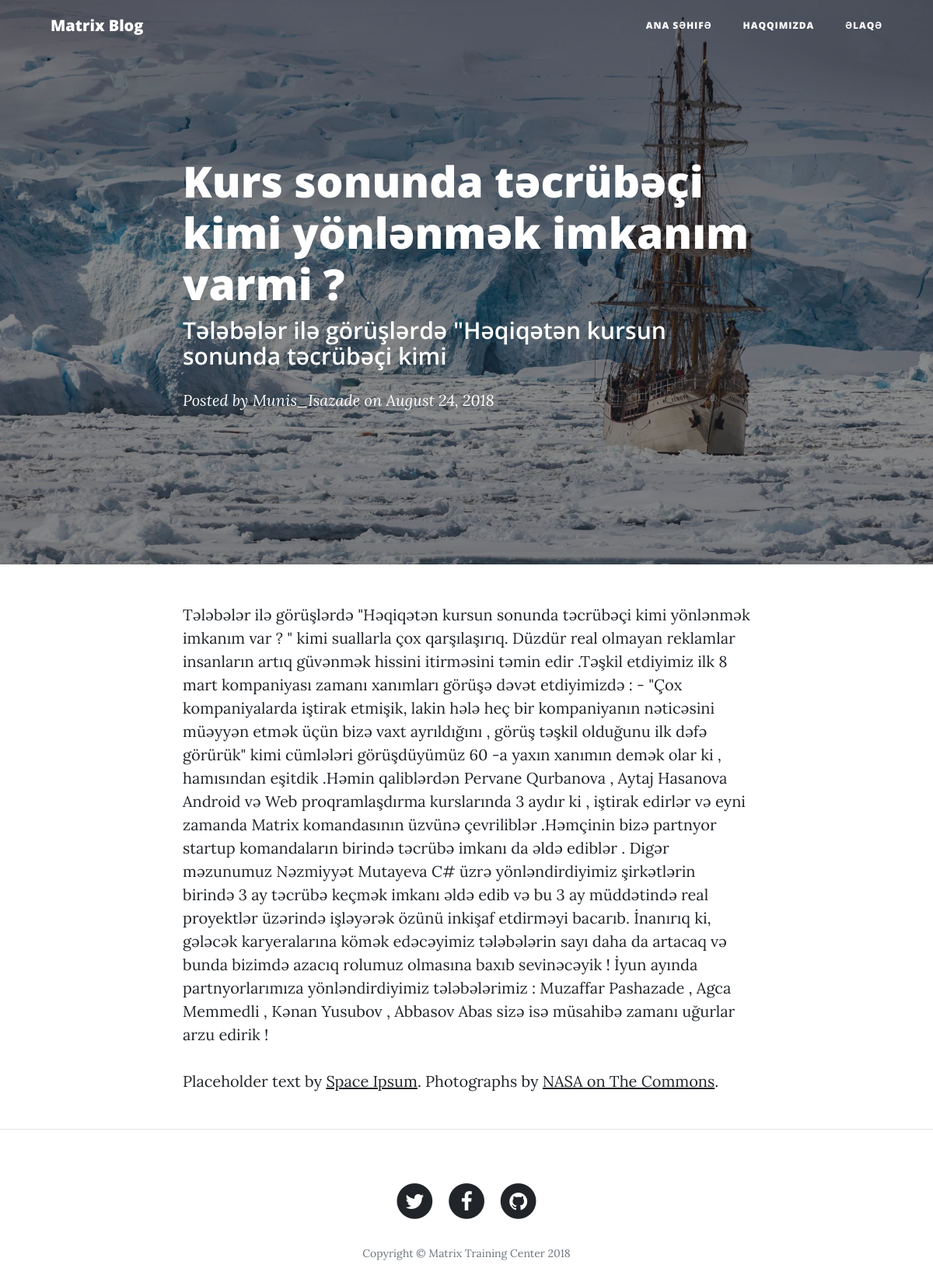
/post/5/, run on the app's committed database.
### matrix_app/models.py (models this page shows, shortened)
class Menu(models.Model):
    name = models.CharField(max_length=50)
    url = models.URLField(null=True)
    order = models.IntegerField(default=0)
    class Meta:
        verbose_name = "Menyu"
        verbose_name_plural = "Menyular"
        ordering = ('order',)

class Post(models.Model):
    image = models.ImageField(blank=True, default='post-sample-image.jpg')
    title = models.CharField(max_length=250, db_index=True)
    sub_title = models.CharField(max_length=250)
    content = RichTextField()
    author = models.ForeignKey(Author, on_delete=models.CASCADE)
    publish_date = models.DateTimeField(default=timezone.now)
    class Meta:
        verbose_name = "Post"
        verbose_name_plural = "Postlar"
        ordering = ("-publish_date",)

class Author(models.Model):
    user = models.OneToOneField(User, on_delete=models.CASCADE)
    class Meta:
        verbose_name = "Müəllif"
        verbose_name_plural = "Müəlliflər"

class SocialMedia(models.Model):
    name = models.CharField(max_length=100, blank=True)
    icon = models.CharField(max_length=200)
    url = models.URLField(blank=True, null=True)
    class Meta:
        verbose_name = "Sosial şəbəkə"
        verbose_name_plural = "Sosial şəbəkələr"

### matrix_app/views.py (the view)
# urls.py: path('post/<int:post_id>/', PostPageView, name='post'),
def PostPageView(request, post_id):
    content = base_data
    content["post"] = Post.objects.get(id=post_id)
    return render(request, "post.html", content)

### matrix_app/templates/post.html
{% extends 'base.html' %}
{% block content %}
    {% load static %}
    <header class="masthead" style="background-image: url('{{ post.image.url }}')">
        <div class="overlay"></div>
        <div class="container">
            <div class="row">
                <div class="col-lg-8 col-md-10 mx-auto">
                    <div class="post-heading">
                        <h1>{{ post.title }}</h1>
                        <h2 class="subheading">{{ post.sub_title }}</h2>
                        <span class="meta">Posted by
                <a href="#">{{ post.author.user.username }}</a>
                on August 24, 2018</span>
                    </div>
                </div>
            </div>
        </div>
    </header>
    <article>
        <div class="container">
            <div class="row">
                <div class="col-lg-8 col-md-10 mx-auto">
                    {{ post.content|safe }}
                    <p>Placeholder text by
                        <a href="http://spaceipsum.com/">Space Ipsum</a>. Photographs by
                        <a href="https://www.flickr.com/photos/nasacommons/">NASA on The Commons</a>.</p>
                </div>
            </div>
        </div>
    </article>
    <hr>
{% endblock %}

### matrix_app/templates/base.html (shortened to what this page needs)
{% load static %}
<!DOCTYPE html>
<html lang="en">
<head>
    <link href="{% static '/vendor/bootstrap/css/bootstrap.min.css' %}" rel="stylesheet">
    <link href="{% static '/vendor/font-awesome/css/font-awesome.min.css' %}" rel="stylesheet" type="text/css">
    <link href="{% static '/css/clean-blog.min.css' %}" rel="stylesheet">
</head>
<body>
<nav class="navbar navbar-expand-lg navbar-light fixed-top" id="mainNav">
    <div class="container">
        <a class="navbar-brand" href="{% url 'index' %}">Matrix Blog</a>
        <div class="collapse navbar-collapse" id="navbarResponsive">
            <ul class="navbar-nav ml-auto">
                {% for menu in menus %}
                    <li class="nav-item">
                        <a class="nav-link" href="{{ menu.url }}">{{ menu.name }}</a>
                    </li>
                {% endfor %}
            </ul>
        </div>
    </div>
</nav>
{% block content %}
{% endblock %}
<footer>
    <div class="container">
        <div class="row">
            <div class="col-lg-8 col-md-10 mx-auto">
                <ul class="list-inline text-center">
                    {% for s in social %}
                        <li class="list-inline-item">
                            {% if s.url %}
                                <a href="{{ s.url }}">
                                    {{ s.icon|safe }}
                                </a>
                            {% endif %}
                        </li>
                    {% endfor %}
                </ul>
                <p class="copyright text-muted">Copyright &copy; Matrix Training Center 2018</p>
            </div>
        </div>
    </div>
</footer>
</body>
</html>

### data on the page
Menu: name "ANA SƏHIFƏ"
Menu: name "HAQQIMIZDA"
Menu: name "ƏLAQƏ"
Post: image (picture), title "Kurs sonunda təcrübəçi kimi yönlənmək imkanım varmi ?", sub_title "Tələbələr ilə görüşlərdə \"Həqiqətən kursun sonunda təcrübəçi kimi", author.user.username "Munis_Isazade", content "Tələbələr ilə görüşlərdə \"Həqiqətən kursun sonunda təcrübəçi kimi yönlənmək imkanım var ? \" kimi suallarla çox qarşılaşırıq. Düzdür real olmayan reklamlar insanların artıq güvənmək hissini itirməsini təmin edir .Təşkil etdiyimiz ilk 8 mart kompaniyası zamanı xanımları görüşə dəvət etdiyimizdə : - \"Çox kompaniyalarda iştirak etmişik, lakin hələ heç bir kompaniyanın nəticəsini müəyyən etmək üçün bizə vaxt ayrıldığını , görüş təşkil olduğunu ilk dəfə görürük\" kimi cümlələri görüşdüyümüz 60 -a yaxın xanımın demək olar ki , hamısından eşitdik .Həmin qaliblərdən Pervane Qurbanova , Aytaj Hasanova Android və Web proqramlaşdırma kurslarında 3 aydır ki , iştirak edirlər və eyni zamanda Matrix…"
